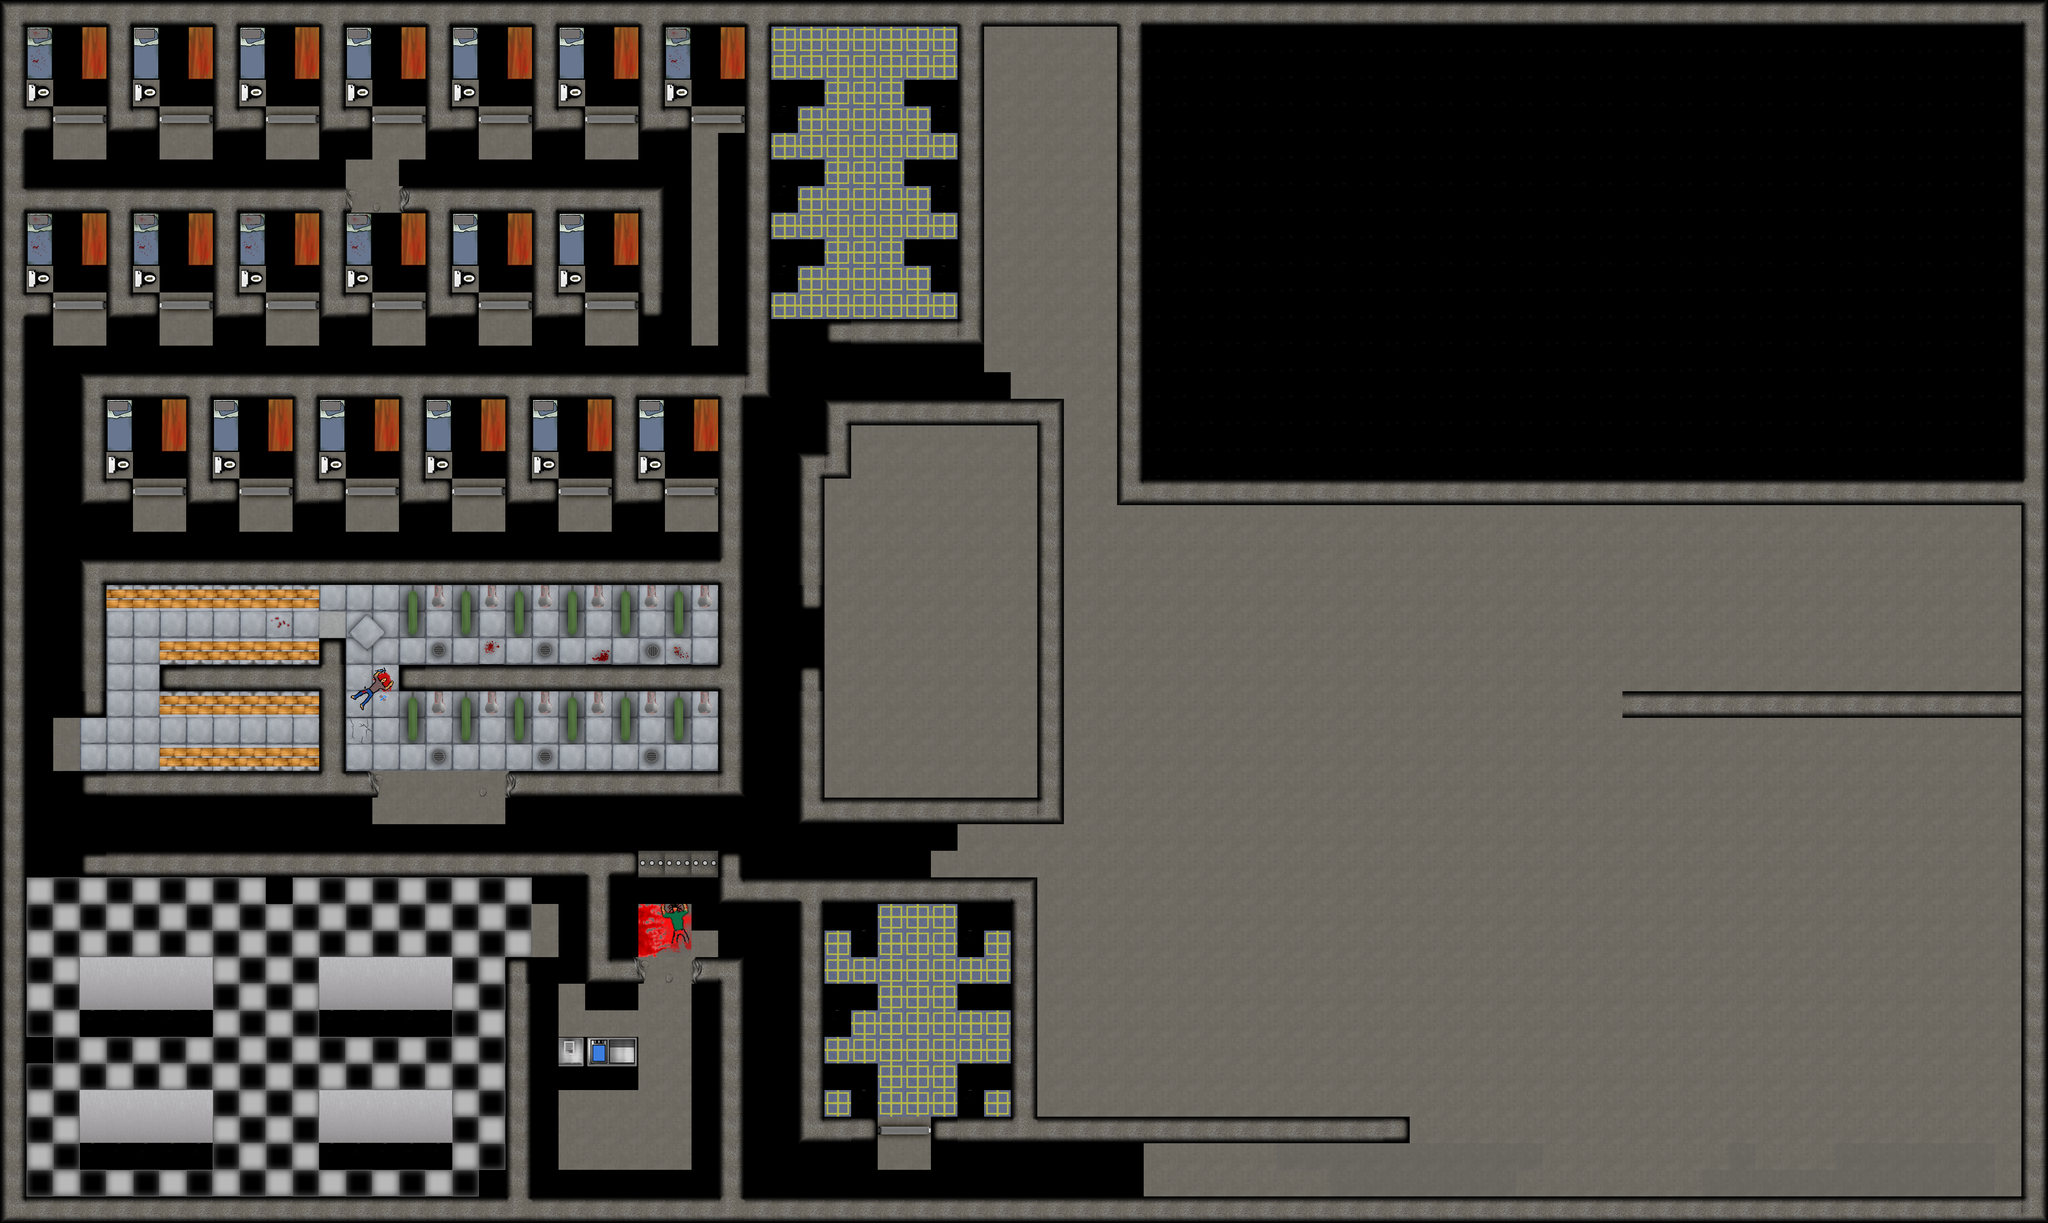

Below is a game level as drawn by its tile map, then a one-line description and the .tmx that defines it (tile-layer data replaced by summaries):
An orthogonal 77x46 tile map with 64x64 px tiles, 1 tile layer (Tile Layer 1) and 19 objects (9x Enemy Spawn, 8x light, Wall light, Player Spawn).

<map version="1.0" orientation="orthogonal" renderorder="right-down" width="77" height="46" tilewidth="64" tileheight="64" nextobjectid="217">
 <tileset firstgid="1" name="Wall" tilewidth="64" tileheight="64" tilecount="576" columns="24">
  <image source="../Tiles/tilesheet.png" width="1536" height="1536" />
  <tile id="0">
   <properties>
    <property name="blocked" value="true" />
   </properties>
  </tile>
  <tile id="2">
   <properties>
    <property name="blocked" value="false" />
   </properties>
  </tile>
  <tile id="3">
   <properties>
    <property name="blocked" value="false" />
   </properties>
  </tile>
  <tile id="4">
   <properties>
    <property name="blocked" value="false" />
   </properties>
  </tile>
  <tile id="5">
   <properties>
    <property name="blocked" value="false" />
   </properties>
  </tile>
  <tile id="6">
   <properties>
    <property name="blocked" value="false" />
   </properties>
  </tile>
  <tile id="7">
   <properties>
    <property name="blocked" value="false" />
   </properties>
  </tile>
  <tile id="8">
   <properties>
    <property name="blocked" value="true" />
   </properties>
  </tile>
  <tile id="9">
   <properties>
    <property name="blocked" value="true" />
   </properties>
  </tile>
  <tile id="10">
   <properties>
    <property name="blocked" value="true" />
   </properties>
  </tile>
  <tile id="11">
   <properties>
    <property name="blocked" value="true" />
   </properties>
  </tile>
  <tile id="12">
   <properties>
    <property name="blocked" value="true" />
   </properties>
  </tile>
  <tile id="13">
   <properties>
    <property name="blocked" value="true" />
   </properties>
  </tile>
  <tile id="14">
   <properties>
    <property name="blocked" value="true" />
   </properties>
  </tile>
  <tile id="15">
   <properties>
    <property name="blocked" value="true" />
   </properties>
  </tile>
  <tile id="16">
   <properties>
    <property name="blocked" value="true" />
   </properties>
  </tile>
  <tile id="17">
   <properties>
    <property name="blocked" value="true" />
   </properties>
  </tile>
  <tile id="18">
   <properties>
    <property name="blocked" value="true" />
   </properties>
  </tile>
  <tile id="19">
   <properties>
    <property name="blocked" value="true" />
   </properties>
  </tile>
  <tile id="20">
   <properties>
    <property name="blocked" value="true" />
   </properties>
  </tile>
  <tile id="21">
   <properties>
    <property name="blocked" value="true" />
   </properties>
  </tile>
  <tile id="22">
   <properties>
    <property name="blocked" value="true" />
   </properties>
  </tile>
  <tile id="26">
   <properties>
    <property name="blocked" value="true" />
   </properties>
  </tile>
  <tile id="27">
   <properties>
    <property name="blocked" value="true" />
   </properties>
  </tile>
  <tile id="30">
   <properties>
    <property name="blocked" value="true" />
   </properties>
  </tile>
  <tile id="39">
   <properties>
    <property name="blocked" value="true" />
   </properties>
  </tile>
  <tile id="40">
   <properties>
    <property name="blocked" value="true" />
   </properties>
  </tile>
  <tile id="41">
   <properties>
    <property name="blocked" value="true" />
   </properties>
  </tile>
  <tile id="42">
   <properties>
    <property name="blocked" value="true" />
   </properties>
  </tile>
  <tile id="43">
   <properties>
    <property name="blocked" value="true" />
   </properties>
  </tile>
  <tile id="44">
   <properties>
    <property name="blocked" value="true" />
   </properties>
  </tile>
  <tile id="45">
   <properties>
    <property name="blocked" value="true" />
   </properties>
  </tile>
  <tile id="46">
   <properties>
    <property name="blocked" value="true" />
   </properties>
  </tile>
  <tile id="47">
   <properties>
    <property name="blocked" value="true" />
   </properties>
  </tile>
  <tile id="50">
   <properties>
    <property name="blocked" value="true" />
   </properties>
  </tile>
  <tile id="51">
   <properties>
    <property name="blocked" value="true" />
   </properties>
  </tile>
  <tile id="52">
   <properties>
    <property name="blocked" value="true" />
   </properties>
  </tile>
  <tile id="53">
   <properties>
    <property name="blocked" value="true" />
   </properties>
  </tile>
  <tile id="54">
   <properties>
    <property name="blocked" value="true" />
   </properties>
  </tile>
  <tile id="63">
   <properties>
    <property name="blocked" value="true" />
   </properties>
  </tile>
  <tile id="65">
   <properties>
    <property name="blocked" value="true" />
   </properties>
  </tile>
  <tile id="66">
   <properties>
    <property name="blocked" value="true" />
   </properties>
  </tile>
  <tile id="67">
   <properties>
    <property name="blocked" value="true" />
   </properties>
  </tile>
  <tile id="72">
   <properties>
    <property name="blocked" value="true" />
   </properties>
  </tile>
  <tile id="73">
   <properties>
    <property name="blocked" value="true" />
   </properties>
  </tile>
  <tile id="88">
   <properties>
    <property name="blocked" value="true" />
   </properties>
  </tile>
  <tile id="96">
   <properties>
    <property name="blocked" value="true" />
   </properties>
  </tile>
  <tile id="97">
   <properties>
    <property name="blocked" value="true" />
   </properties>
  </tile>
  <tile id="103">
   <properties>
    <property name="blocked" value="true" />
   </properties>
  </tile>
  <tile id="120">
   <properties>
    <property name="blocked" value="true" />
   </properties>
  </tile>
  <tile id="121">
   <properties>
    <property name="blocked" value="true" />
   </properties>
  </tile>
  <tile id="125">
   <properties>
    <property name="blocked" value="true" />
   </properties>
  </tile>
  <tile id="126">
   <properties>
    <property name="blocked" value="true" />
   </properties>
  </tile>
  <tile id="127">
   <properties>
    <property name="blocked" value="true" />
   </properties>
  </tile>
  <tile id="144">
   <properties>
    <property name="blocked" value="true" />
   </properties>
  </tile>
  <tile id="145">
   <properties>
    <property name="blocked" value="true" />
   </properties>
  </tile>
  <tile id="149">
   <properties>
    <property name="blocked" value="true" />
   </properties>
  </tile>
  <tile id="150">
   <properties>
    <property name="blocked" value="true" />
   </properties>
  </tile>
  <tile id="151">
   <properties>
    <property name="blocked" value="true" />
   </properties>
  </tile>
  <tile id="168">
   <properties>
    <property name="blocked" value="true" />
   </properties>
  </tile>
  <tile id="169">
   <properties>
    <property name="blocked" value="true" />
   </properties>
  </tile>
  <tile id="174">
   <properties>
    <property name="blocked" value="true" />
   </properties>
  </tile>
  <tile id="175">
   <properties>
    <property name="blocked" value="true" />
   </properties>
  </tile>
  <tile id="192">
   <properties>
    <property name="blocked" value="true" />
   </properties>
  </tile>
  <tile id="193">
   <properties>
    <property name="blocked" value="true" />
   </properties>
  </tile>
  <tile id="198">
   <properties>
    <property name="blocked" value="true" />
   </properties>
  </tile>
  <tile id="222">
   <properties>
    <property name="blocked" value="true" />
   </properties>
  </tile>
  <tile id="230">
   <properties>
    <property name="blocked" value="true" />
   </properties>
  </tile>
  <tile id="231">
   <properties>
    <property name="blocked" value="true" />
   </properties>
  </tile>
  <tile id="232">
   <properties>
    <property name="blocked" value="true" />
   </properties>
  </tile>
  <tile id="233">
   <properties>
    <property name="blocked" value="true" />
   </properties>
  </tile>
  <tile id="246">
   <properties>
    <property name="blocked" value="true" />
   </properties>
  </tile>
  <tile id="254">
   <properties>
    <property name="blocked" value="true" />
   </properties>
  </tile>
  <tile id="255">
   <properties>
    <property name="blocked" value="true" />
   </properties>
  </tile>
  <tile id="256">
   <properties>
    <property name="blocked" value="true" />
   </properties>
  </tile>
  <tile id="257">
   <properties>
    <property name="blocked" value="true" />
   </properties>
  </tile>
  <tile id="270">
   <properties>
    <property name="blocked" value="true" />
   </properties>
  </tile>
  <tile id="294">
   <properties>
    <property name="blocked" value="true" />
   </properties>
  </tile>
  <tile id="295">
   <properties>
    <property name="blocked" value="true" />
   </properties>
  </tile>
  <tile id="296">
   <properties>
    <property name="blocked" value="true" />
   </properties>
  </tile>
  <tile id="297">
   <properties>
    <property name="blocked" value="true" />
   </properties>
  </tile>
  <tile id="298">
   <properties>
    <property name="blocked" value="true" />
   </properties>
  </tile>
  <tile id="301">
   <properties>
    <property name="blocked" value="true" />
   </properties>
  </tile>
  <tile id="302">
   <properties>
    <property name="blocked" value="true" />
   </properties>
  </tile>
  <tile id="319">
   <properties>
    <property name="blocked" value="true" />
   </properties>
  </tile>
  <tile id="320">
   <properties>
    <property name="blocked" value="true" />
   </properties>
  </tile>
  <tile id="321">
   <properties>
    <property name="blocked" value="true" />
   </properties>
  </tile>
  <tile id="322">
   <properties>
    <property name="blocked" value="true" />
   </properties>
  </tile>
  <tile id="325">
   <properties>
    <property name="blocked" value="true" />
   </properties>
  </tile>
  <tile id="326">
   <properties>
    <property name="blocked" value="true" />
   </properties>
  </tile>
  <tile id="349">
   <properties>
    <property name="blocked" value="true" />
   </properties>
  </tile>
  <tile id="350">
   <properties>
    <property name="blocked" value="true" />
   </properties>
  </tile>
  <tile id="373">
   <properties>
    <property name="blocked" value="true" />
   </properties>
  </tile>
  <tile id="374">
   <properties>
    <property name="blocked" value="true" />
   </properties>
  </tile>
 </tileset>
 <layer name="Tile Layer 1" width="77" height="46">
  <data>[3542 cells, 3542 non-empty, 95 distinct tile ids]</data>
 </layer>
 <objectgroup name="props" />
 <objectgroup name="Lights">
  <object id="196" name="light" x="448" y="384" width="64" height="64" />
  <object id="197" name="light" x="1408" y="384" width="64" height="64" />
  <object id="198" name="light" x="1088" y="832" width="64" height="64" />
  <object id="199" name="Wall light" x="832" y="448" width="128" height="64">
   <properties>
    <property name="Orientation" value="0" />
   </properties>
  </object>
  <object id="200" name="light" x="1600" y="2176" width="64" height="64" />
  <object id="201" name="light" x="2176" y="2304" width="64" height="64" />
  <object id="202" name="light" x="2176" y="2560" width="64" height="64" />
  <object id="203" name="light" x="2048" y="192" width="64" height="64" />
  <object id="204" name="light" x="896" y="576" width="64" height="64" />
 </objectgroup>
 <objectgroup name="Spawns">
  <object id="205" name="Enemy Spawn" x="924" y="666.667" width="32" height="25.3333">
   <properties>
    <property name="Count" value="1" />
    <property name="Entity" value="1" />
   </properties>
  </object>
  <object id="206" name="Enemy Spawn" x="666.667" y="216" width="33.3333" height="28">
   <properties>
    <property name="Count" value="1" />
    <property name="Entity" value="1" />
   </properties>
  </object>
  <object id="207" name="Enemy Spawn" x="868.03" y="1501.45" width="29.3333" height="29.3333">
   <properties>
    <property name="Count" value="1" />
    <property name="Entity" value="1" />
   </properties>
  </object>
  <object id="208" name="Player Spawn" x="157.333" y="358.667" width="42.6667" height="44">
   <properties>
    <property name="Entity" value="0" />
   </properties>
  </object>
  <object id="209" name="Enemy Spawn" x="1122.61" y="1824.64" width="29.3333" height="29.3333">
   <properties>
    <property name="Count" value="1" />
    <property name="Entity" value="1" />
   </properties>
  </object>
  <object id="210" name="Enemy Spawn" x="156.333" y="2529.33" width="29.3333" height="29.3333">
   <properties>
    <property name="Count" value="1" />
    <property name="Entity" value="1" />
   </properties>
  </object>
  <object id="213" name="Enemy Spawn" x="546.333" y="2526.33" width="29.3333" height="29.3333">
   <properties>
    <property name="Count" value="1" />
    <property name="Entity" value="1" />
   </properties>
  </object>
  <object id="214" name="Enemy Spawn" x="671.333" y="2271.33" width="29.3333" height="29.3333">
   <properties>
    <property name="Count" value="1" />
    <property name="Entity" value="1" />
   </properties>
  </object>
  <object id="215" name="Enemy Spawn" x="673.333" y="2654.33" width="29.3333" height="29.3333">
   <properties>
    <property name="Count" value="1" />
    <property name="Entity" value="1" />
   </properties>
  </object>
  <object id="216" name="Enemy Spawn" x="1378.33" y="2406.33" width="29.3333" height="29.3333">
   <properties>
    <property name="Count" value="1" />
    <property name="Entity" value="1" />
   </properties>
  </object>
 </objectgroup>
 <objectgroup name="Triggers" />
</map>
